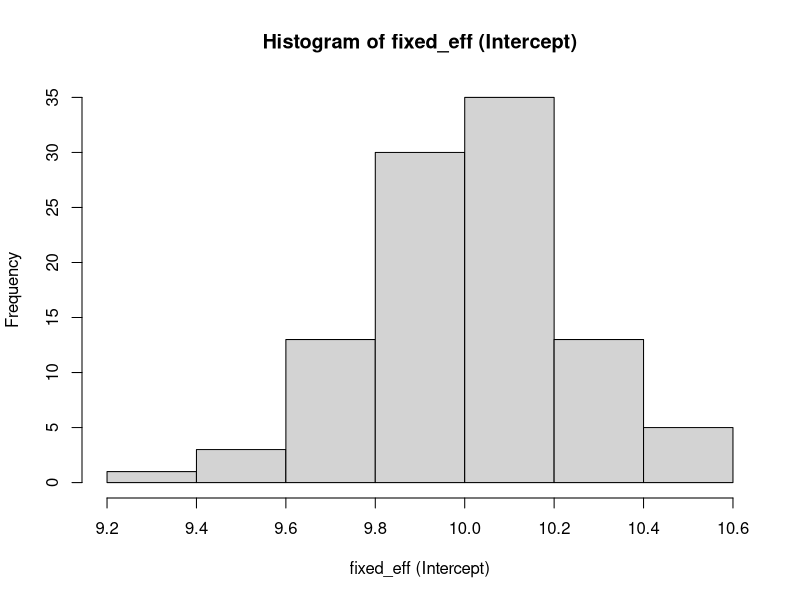
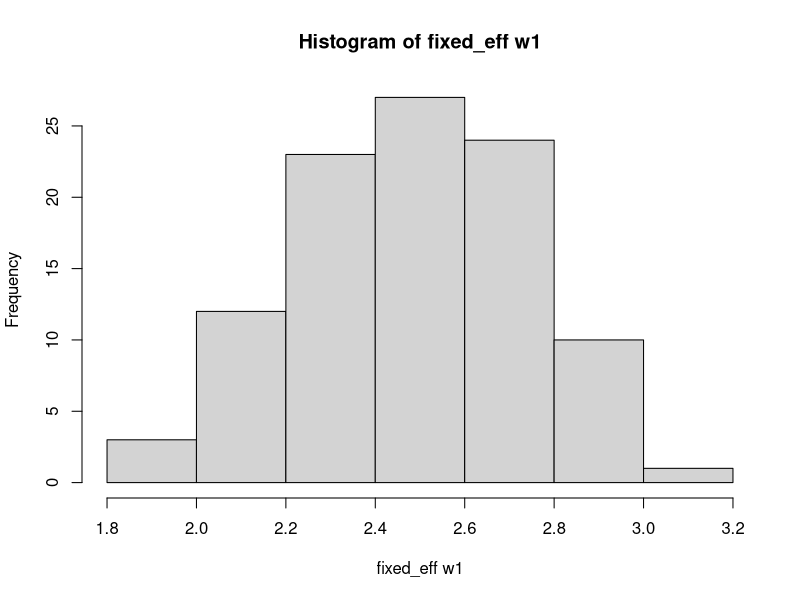
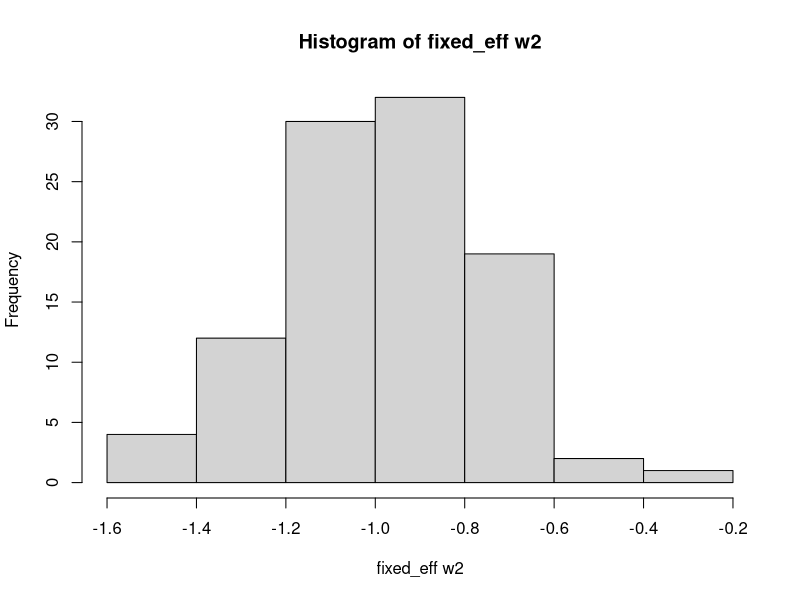
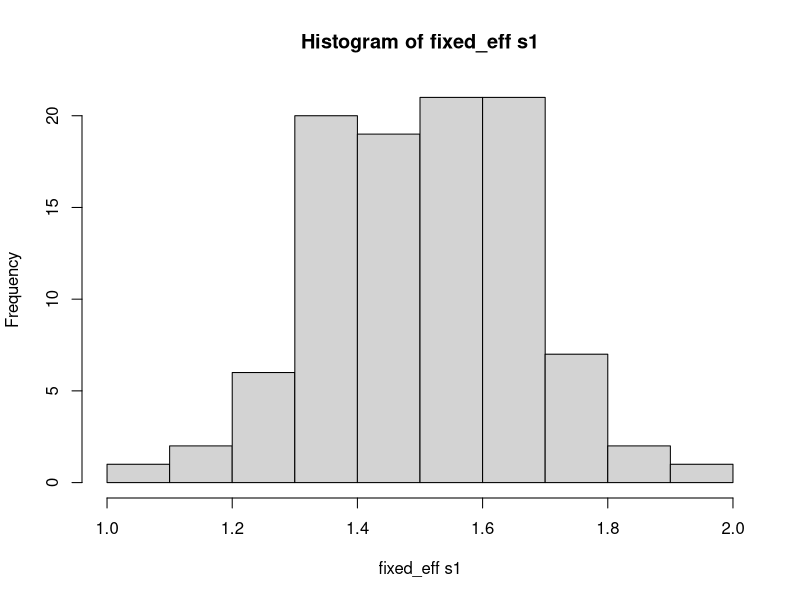
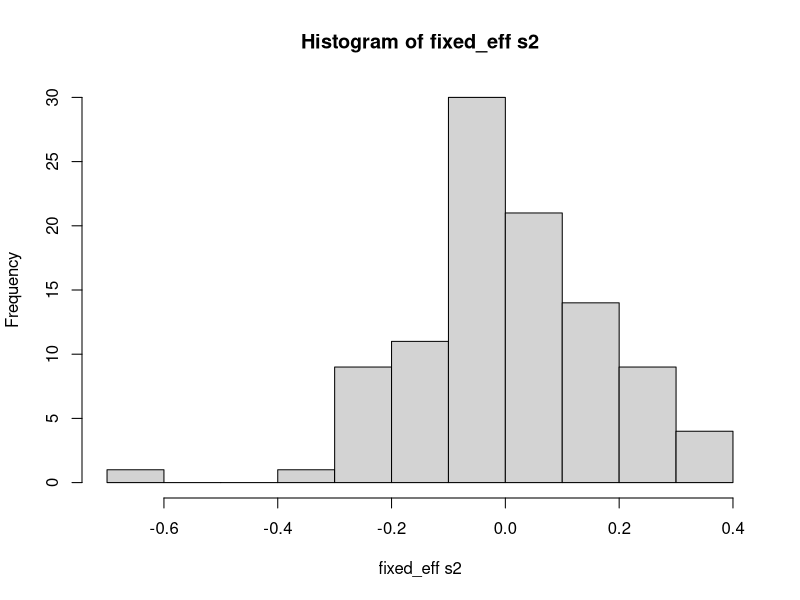
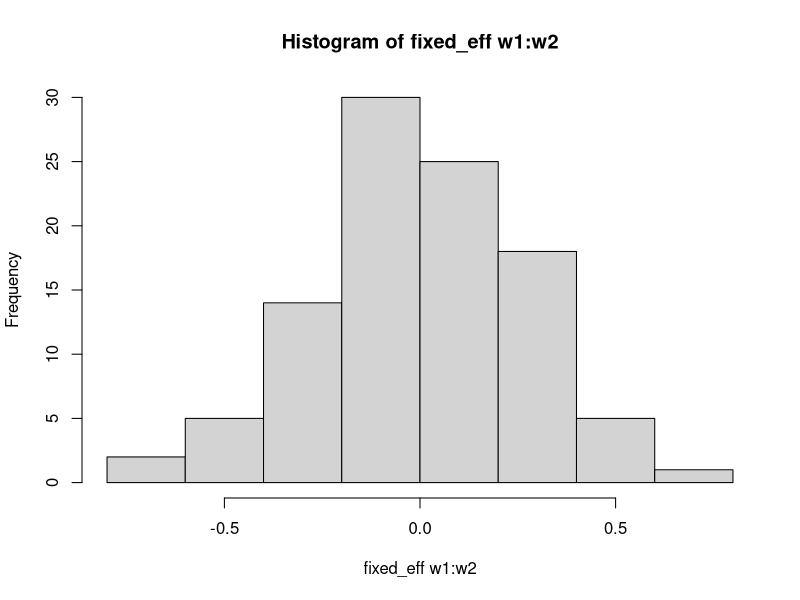
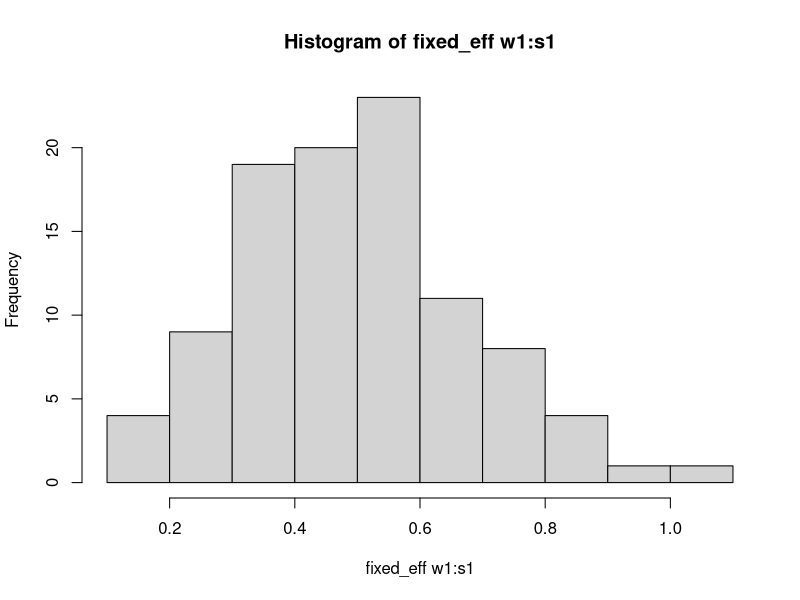
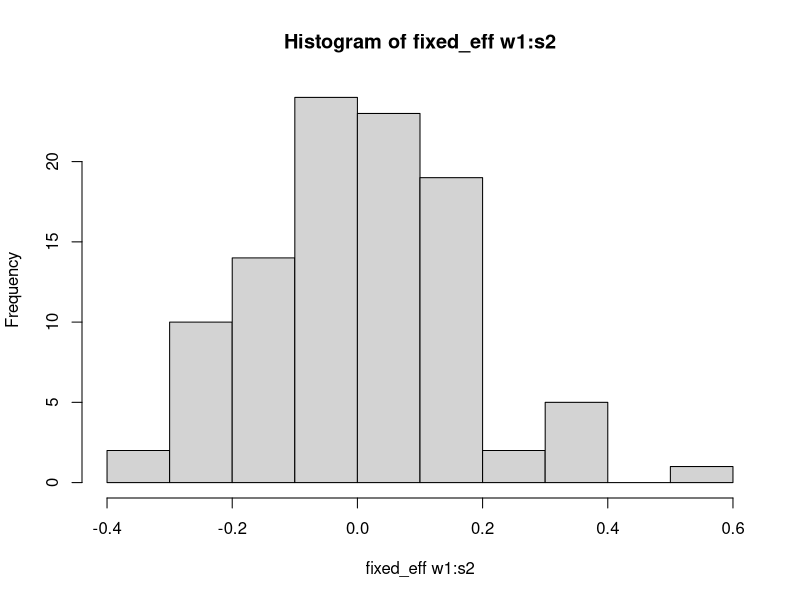

Write R code to recreate these figures, in order.
## ---- chunk 1
knitr::opts_chunk$set(echo = TRUE)
## ---- chunk 2

HTC <- 2
ETC <- 2
r <- 2
nsim <- 100

# Create the factors for the Design Matrix
w_names <- paste0("w", 1:HTC)
s_names <- paste0("s", 1:ETC)

# Create list of w and s variables
combined_list <- c(
  setNames(replicate(ETC, c(-1, 1), simplify = FALSE), s_names),
  setNames(replicate(HTC, c(-1, 1), simplify = FALSE), w_names)
)

# Create data frame of all combinations of w and s
df <- expand.grid(combined_list) #base experimental design
df_rep <- df[rep(seq_len(nrow(df)), r), ] #replicated experimental design
row.names(df_rep) <- NULL #make the row count sequential

# Build the formula for linear and interaction terms (no quadratic)
linear_terms <- c(w_names, s_names)
fo <- as.formula(
  paste("~ (", paste(linear_terms, collapse = " + "), ")^2")
)

# Create the model matrix
X <- model.matrix(fo, data = df_rep)
colnames(X)[1] <- '0'

## ---- chunk 3

library(lme4)
library(lmerTest)

sigma2_B <- 0.2
sigma2 <- 1

set.seed(1)
  dl <- as.factor(rep(seq(1, r*2^HTC), each = 2^ETC))  
    
  fixed_effect_names <- paste0("beta", colnames(X))
  
  # beta <- setNames(rnorm(length(fixed_effect_names)),
  # fixed_effect_names)  #assign values to fixed effect names
  effects <- c(10,2.5,-1,1.5,0,0,1/2,0,0,0,0)
  beta <- setNames(effects, fixed_effect_names)  #assign values to fixed effect names
  

#Simulation Function  
sim_data <- function(X, beta, sigma2, sigma2_B, dl) {
  
  mu <- X %*% beta
  n_groups <- length(unique(dl))
  
  
  delta <- rnorm(n_groups, mean = 0, sd = sqrt(sigma2_B))
  delta <- rep(delta, times = table(dl))
  
  epsilon <- rnorm(nrow(X), mean = 0, sd = sqrt(sigma2))
  
  Y <- mu + delta + epsilon
  
  df <- data.frame(delta, df_rep, Y)
  
  fo <- as.formula(
  paste("Y ~ (", paste(linear_terms, collapse = " + "), ")^2 + (1|delta)"))
  
  rmodel_p <- summary(lmer(fo, data = df))

  # Extract fixed effects estimates

 #   fixef_names <- rownames(rmodel_p$coefficients)
  fixed_effects <- rmodel_p$coefficients[, "Estimate"]
  pvalues <- rmodel_p$coefficients[, "Pr(>|t|)"]

   
 
# Extract and compute variance of random effects
  
  sigma2_B <- (as.numeric(rmodel_p$varcor$delta))
  sigma2 <- (rmodel_p$sigma)^2
 
   # Combine into a data frame 
  dffe <- as.data.frame(t(fixed_effects))
  colnames(dffe) <- paste0("fixed_eff ", names(fixed_effects))
  dffp <- as.data.frame(t(pvalues))
  colnames(dffp) <- paste0("pvalue ", names(pvalues))
  df_out <- cbind(dffe, dffp)
  df_out$sigma2_B <- sigma2_B
  df_out$sigma2 <- sigma2
  return(df_out)
  

}

# Set up empty data frame

sim_df <- data.frame()
  
#Run Simulation
for(i in 1:nsim){
 
  rmodel <- as.data.frame(sim_data(X, beta, sigma2 = sigma2, sigma2_B = sigma2_B, dl))
  sim_df <- rbind(sim_df, rmodel)

}

#Plot Histograms of Fixed Effects
fixed_eff_cols <- grep("^fixed_eff", colnames(sim_df), value = TRUE)

  for (col in fixed_eff_cols) {
    hist(sim_df[[col]], main = paste("Histogram of", col), xlab = col)
}


#Plot Histograms of Variance Components
varcomp_cols <- grep("^sigma", colnames(sim_df), value = TRUE)
  for (col in varcomp_cols){
    hist(sim_df[[col]], main = paste("Histogram of", col), xlab = col)
}

#Statistical Significance
# Get the names of p-value columns
pval_cols <- grep("^pvalue", colnames(sim_df), value = TRUE)

# Create a logical matrix: TRUE if p-value < 0.05
sig_matrix <- sim_df[, pval_cols] < 0.05

#rename the columns of sig matrix TPR.
colnames(sig_matrix) <- gsub("pvalue", "TPR", colnames(sig_matrix))

# Compute proportion significant for each estimate
prop_sig <- colMeans(sig_matrix, na.rm = TRUE)

# Print results
print(prop_sig)


## ---- chunk 4
